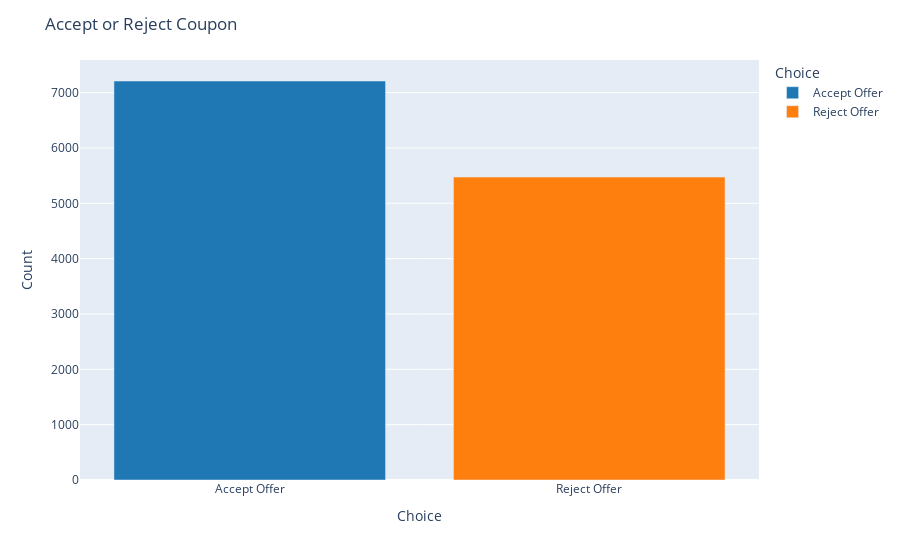

The notebook cell saved with this chart:
### Markdown cell above
5. Use a bar plot to visualize the `coupon` column.

### Code cell
fig = px.bar(x=['Accept Offer','Reject Offer'], y=data['Y'].value_counts(), labels={'y':'Count', 'x':'Choice'}, color_discrete_sequence=px.colors.qualitative.D3, color=['Accept Offer','Reject Offer'])
fig.update_layout(title={'text':'Accept or Reject Coupon'}, legend_title="Choice")

fig.show()

### Figure 1 — Plotly figure (JSON) as saved in the notebook; plotly's stock layout.template omitted (floating-point values rounded to 4 significant figures)
{"data": [{"alignmentgroup": "True", "hovertemplate": "color=Accept Offer<br>Choice=%{x}<br>Count=%{y}<extra></extra>", "legendgroup": "Accept Offer", "marker": {"color": "#1F77B4", "pattern": {"shape": ""}}, "name": "Accept Offer", "offsetgroup": "Accept Offer", "orientation": "v", "showlegend": true, "textposition": "auto", "type": "bar", "x": ["Accept Offer"], "xaxis": "x", "y": [7210], "yaxis": "y"}, {"alignmentgroup": "True", "hovertemplate": "color=Reject Offer<br>Choice=%{x}<br>Count=%{y}<extra></extra>", "legendgroup": "Reject Offer", "marker": {"color": "#FF7F0E", "pattern": {"shape": ""}}, "name": "Reject Offer", "offsetgroup": "Reject Offer", "orientation": "v", "showlegend": true, "textposition": "auto", "type": "bar", "x": ["Reject Offer"], "xaxis": "x", "y": [5474], "yaxis": "y"}], "layout": {"barmode": "relative", "legend": {"title": {"text": "Choice"}, "tracegroupgap": 0}, "margin": {"t": 60}, "title": {"text": "Accept or Reject Coupon"}, "xaxis": {"anchor": "y", "domain": [0, 1], "title": {"text": "Choice"}}, "yaxis": {"anchor": "x", "domain": [0, 1], "title": {"text": "Count"}}}}
